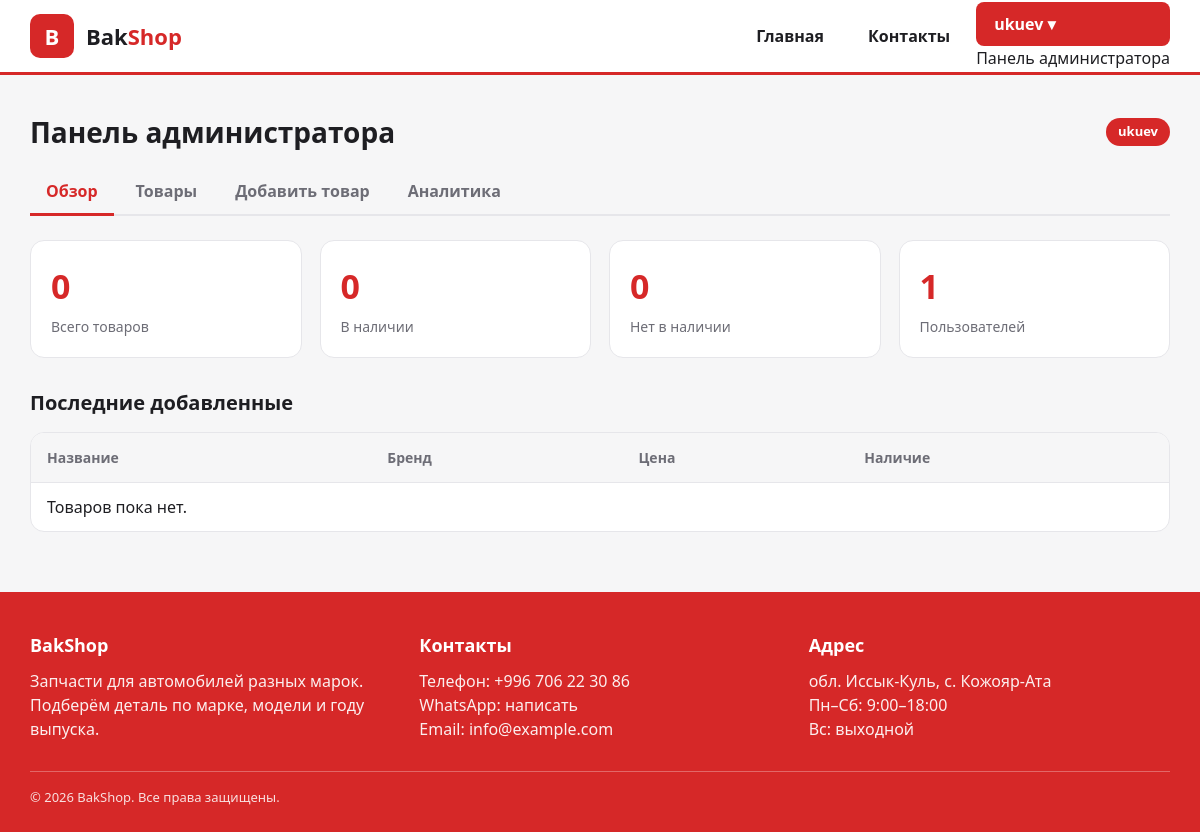
The page /panel/ (signed in) on the database as committed earlier.
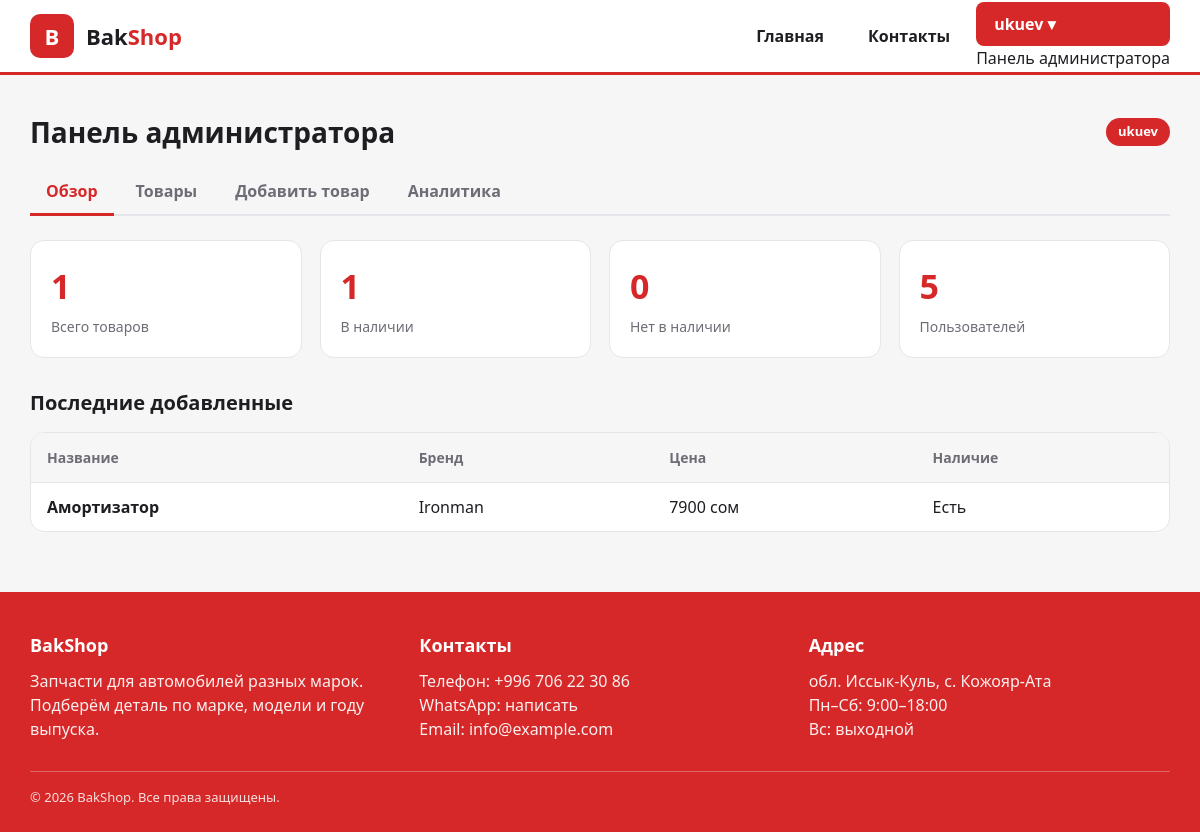
The same page on the database as committed later.
### main/models.py (models this page shows, shortened)
class Product(models.Model):
    name = models.CharField("Название", max_length=200)
    brand = models.CharField("Бренд", max_length=100)
    car = models.CharField("Подходит для авто", max_length=200)
    price = models.DecimalField("Цена, сом", max_digits=10, decimal_places=0)
    photo = models.ImageField(
        "Фото",
        upload_to="products/",
        blank=True,
        validators=[validate_image_size],
    )
    badge = models.CharField("Метка (Хит, -15%)", max_length=30, blank=True)
    in_stock = models.BooleanField("В наличии", default=True)
    created_at = models.DateTimeField(auto_now_add=True)
    class Meta:
        ordering = ["-created_at"]
        verbose_name = "Товар"
        verbose_name_plural = "Товары"

### main/views.py (the view)
# urls.py: path("panel/", views.panel_dashboard, name="panel_dashboard"),
@staff_required
def panel_dashboard(request):
    context = {
        "total": Product.objects.count(),
        "in_stock": Product.objects.filter(in_stock=True).count(),
        "out_stock": Product.objects.filter(in_stock=False).count(),
        "users": User.objects.count(),
        "latest": Product.objects.all()[:5],
    }
    return render(request, "panel/panel_dashboard.html", context)

### main/templates/panel/panel_dashboard.html
{% extends "panel/panel_base.html" %}
{% block panel %}
<div class="stats">
  <div class="stat"><span class="stat__num">{{ total }}</span><span class="stat__label">Всего товаров</span></div>
  <div class="stat"><span class="stat__num">{{ in_stock }}</span><span class="stat__label">В наличии</span></div>
  <div class="stat"><span class="stat__num">{{ out_stock }}</span><span class="stat__label">Нет в наличии</span></div>
  <div class="stat"><span class="stat__num">{{ users }}</span><span class="stat__label">Пользователей</span></div>
</div>
<h2 class="panel-sub">Последние добавленные</h2>
<div class="table-wrap">
  <table class="table">
    <thead>
      <tr><th>Название</th><th>Бренд</th><th>Цена</th><th>Наличие</th></tr>
    </thead>
    <tbody>
      {% for p in latest %}
      <tr>
        <td><strong>{{ p.name }}</strong></td>
        <td>{{ p.brand }}</td>
        <td>{{ p.price|floatformat:0 }} сом</td>
        <td>{% if p.in_stock %}Есть{% else %}Нет{% endif %}</td>
      </tr>
      {% empty %}
      <tr><td colspan="4">Товаров пока нет.</td></tr>
      {% endfor %}
    </tbody>
  </table>
</div>
{% endblock %}

Rows that differ between the two databases and show on the page:
added Product: name "Амортизатор", brand "Ironman", price "7900", in_stock "Есть"
Other text that changed with them:
{{ total }}: "0" → "1"
{{ in_stock }}: "0" → "1"
{{ users }}: "1" → "5"
text no longer shown: "Товаров пока нет."
